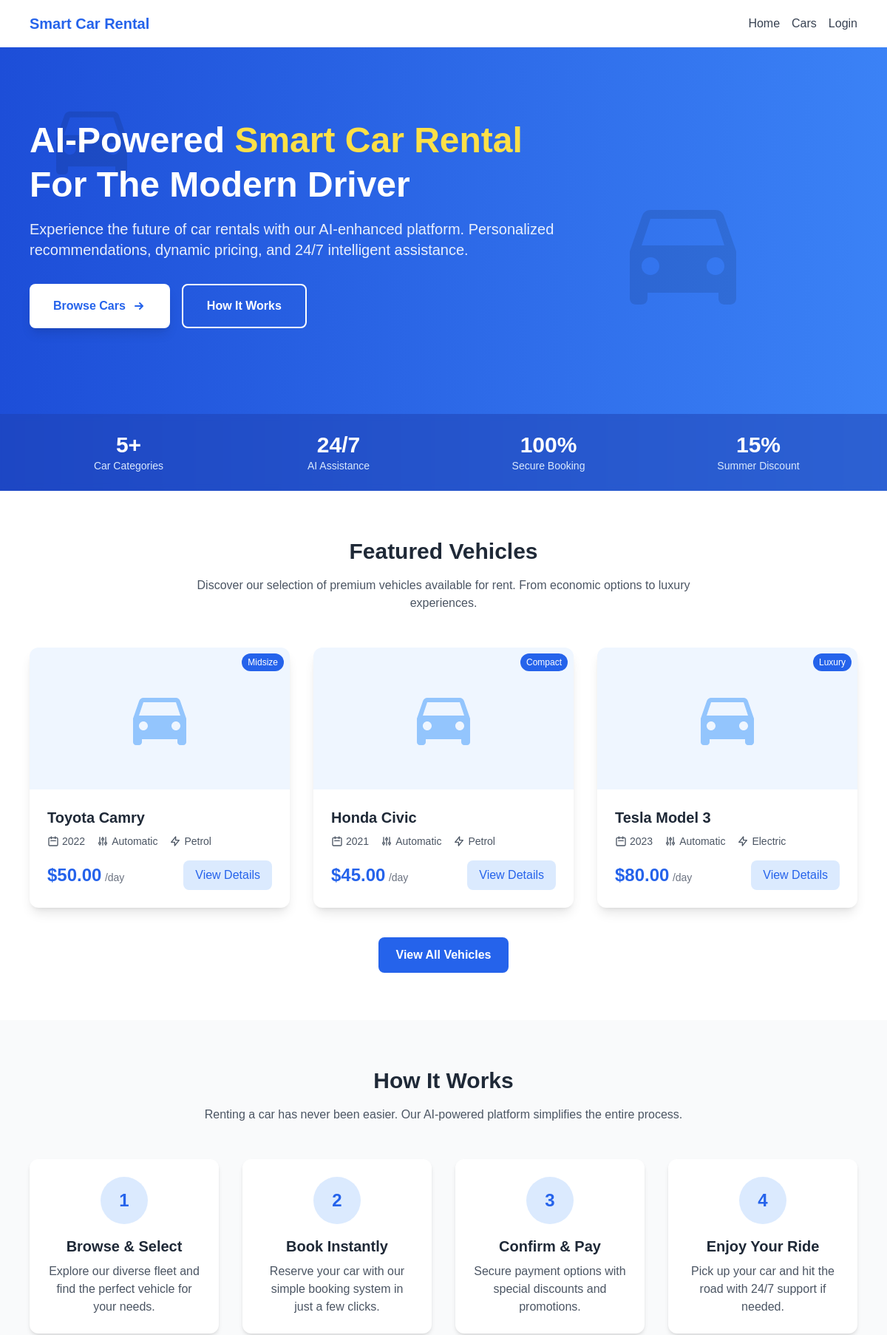
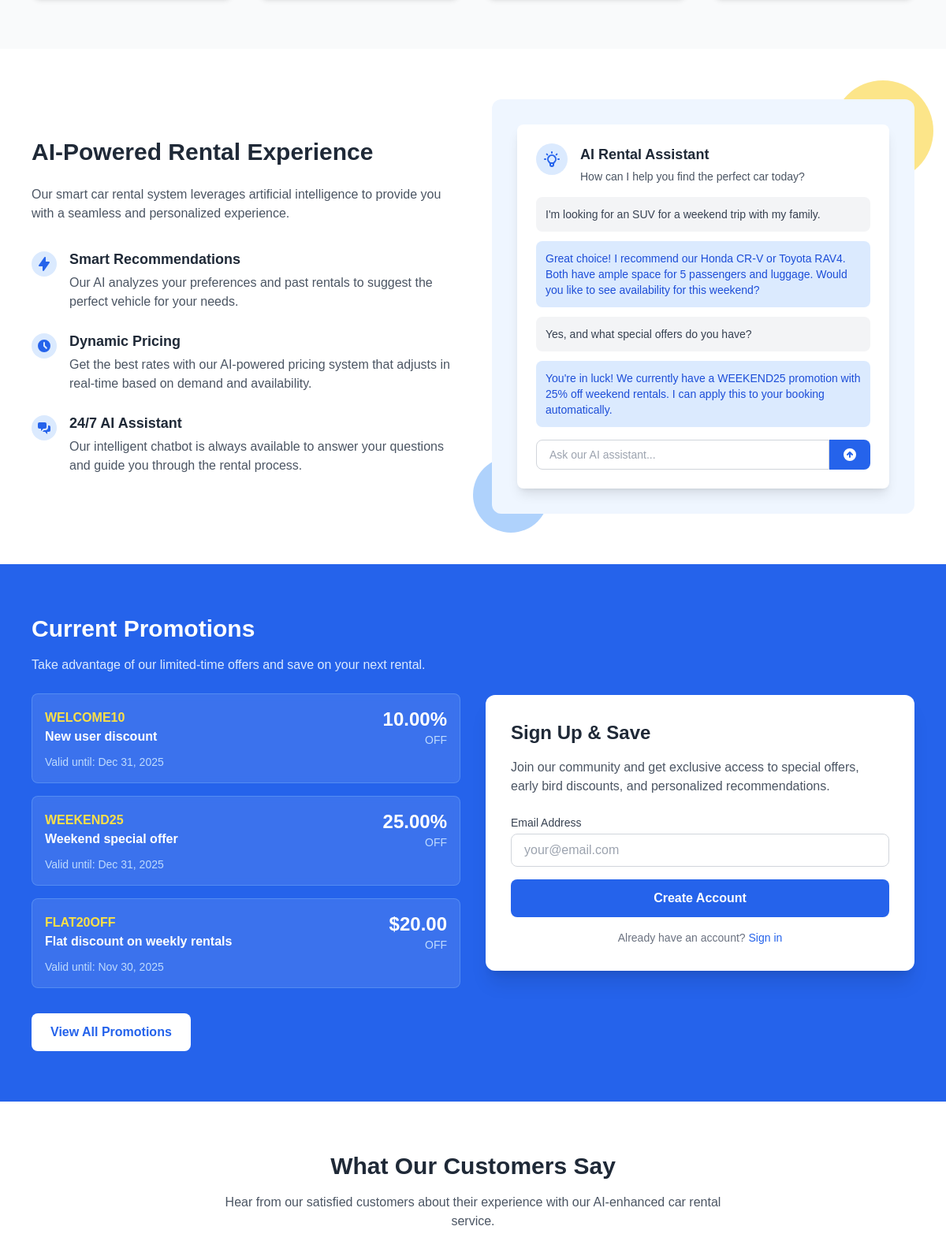
The page / (upper part) on the database its author committed (2 pictures, top to bottom).
### tables this page shows
CREATE TABLE IF NOT EXISTS cars (
    car_id INT PRIMARY KEY AUTO_INCREMENT,
    make VARCHAR(50) NOT NULL,
    model VARCHAR(50) NOT NULL,
    year INT NOT NULL,
    registration_number VARCHAR(20) UNIQUE NOT NULL,
    daily_rate DECIMAL(10,2) NOT NULL,
    status ENUM('available', 'rented', 'maintenance') DEFAULT 'available',
    image_url VARCHAR(255),
    features TEXT,
    created_at TIMESTAMP DEFAULT CURRENT_TIMESTAMP
);

CREATE TABLE IF NOT EXISTS `car_categories` (
  `category_id` int(11) NOT NULL AUTO_INCREMENT,
  `name` varchar(50) NOT NULL,
  `description` text DEFAULT NULL,
  `created_at` timestamp NULL DEFAULT current_timestamp(),
  PRIMARY KEY (`category_id`),
  UNIQUE KEY `name` (`name`)
);

CREATE TABLE IF NOT EXISTS `promotions` (
  `promotion_id` int(11) NOT NULL AUTO_INCREMENT,
  `code` varchar(20) NOT NULL,
  `description` text DEFAULT NULL,
  `discount_percentage` decimal(5,2) DEFAULT NULL,
  `discount_amount` decimal(10,2) DEFAULT NULL,
  `start_date` date NOT NULL,
  `end_date` date NOT NULL,
  `is_active` tinyint(1) DEFAULT 1,
  `created_at` timestamp NULL DEFAULT current_timestamp(),
  PRIMARY KEY (`promotion_id`),
  UNIQUE KEY `code` (`code`)
);

### views/home.php (the view, shortened to what the rows shown need)
<?php require 'views/layouts/header.php'; ?>
<div class="bg-white">
    <div class="relative bg-gradient-to-r from-blue-700 to-blue-500 h-[600px] overflow-hidden">
        <div class="max-w-6xl mx-auto px-4 py-24 relative z-10">
            <div class="md:w-2/3">
                <h1 class="text-5xl font-bold text-white mb-4 leading-tight">
                    AI-Powered <span class="text-yellow-300">Smart Car Rental</span> For The Modern Driver
                </h1>
            </div>
        </div>
    </div>
    <div class="max-w-6xl mx-auto px-4 py-16">
        <div class="text-center mb-12">
            <h2 class="text-3xl font-bold text-gray-800 mb-4">Featured Vehicles</h2>
        </div>
        <div class="grid grid-cols-1 md:grid-cols-3 gap-8">
            <?php
            $db = new Database();
            $conn = $db->connect();
            $sql = "SELECT c.*, cc.name as category_name
                    FROM cars c
                    LEFT JOIN car_categories cc ON c.category_id = cc.category_id
                    WHERE c.status = 'available'
                    ORDER BY c.created_at DESC LIMIT 3";
            $result = $conn->query($sql);
            if ($result && $result->num_rows > 0) {
                while($car = $result->fetch_assoc()) {
            ?>
            <div class="bg-white rounded-xl shadow-lg overflow-hidden transition-transform hover:scale-105 hover:shadow-xl">
                <div class="h-48 bg-gray-200 relative">
                    <?php if($car['image_url']): ?>
                        <img src="<?php echo $car['image_url']; ?>" alt="<?php echo $car['make'] . ' ' . $car['model']; ?>" class="w-full h-full object-cover">
                    <?php else: ?>
                        <div class="flex items-center justify-center h-full bg-blue-50">
                        </div>
                    <?php endif; ?>
                    <?php if(isset($car['category_name'])): ?>
                        <span class="absolute top-2 right-2 bg-blue-600 text-white text-xs px-2 py-1 rounded-full"><?php echo $car['category_name']; ?></span>
                    <?php endif; ?>
                </div>
                <div class="p-6">
                    <h3 class="text-xl font-bold text-gray-800"><?php echo $car['make'] . ' ' . $car['model']; ?></h3>
                    <div class="flex items-center text-gray-600 text-sm mt-2 space-x-4">
                        <span class="flex items-center">
                            <svg xmlns="http://www.w3.org/2000/svg" class="h-4 w-4 mr-1" fill="none" viewBox="0 0 24 24" stroke="currentColor">
                                <path stroke-linecap="round" stroke-linejoin="round" stroke-width="2" d="M8 7V3m8 4V3m-9 8h10M5 21h14a2 2 0 002-2V7a2 2 0 00-2-2H5a2 2 0 00-2 2v12a2 2 0 002 2z" />
                            </svg>
                            <?php echo $car['year']; ?>
                        </span>
                        <?php if(isset($car['transmission'])): ?>
                        <span class="flex items-center">
                            <?php echo ucfirst($car['transmission']); ?>
                        </span>
                        <?php endif; ?>
                        <?php if(isset($car['fuel_type'])): ?>
                        <span class="flex items-center">
                            <svg xmlns="http://www.w3.org/2000/svg" class="h-4 w-4 mr-1" fill="none" viewBox="0 0 24 24" stroke="currentColor">
                                <path stroke-linecap="round" stroke-linejoin="round" stroke-width="2" d="M13 10V3L4 14h7v7l9-11h-7z" />
                            </svg>
                            <?php echo ucfirst($car['fuel_type']); ?>
                        </span>
                        <?php endif; ?>
                    </div>
                    <div class="mt-4 flex justify-between items-center">
                        <div>
                            <span class="text-2xl font-bold text-blue-600">$<?php echo $car['daily_rate']; ?></span>
                            <span class="text-gray-500 text-sm">/day</span>
                        </div>
                        <a href="index.php?page=cars&action=view&id=<?php echo $car['car_id']; ?>" class="bg-blue-100 text-blue-600 px-4 py-2 rounded-lg font-medium hover:bg-blue-200 transition">
                            View Details
                        </a>
                    </div>
                </div>
            </div>
            <?php
                }
            } else {
            ?>
            <div class="col-span-3 text-center py-8">
                <p class="text-gray-500">No cars available at the moment. Please check back later.</p>
            </div>
            <?php
            }
            ?>
        </div>
    </div>
    <div id="how-it-works" class="bg-gray-50 py-16">
        <div class="max-w-6xl mx-auto px-4">
            <div class="text-center mb-12">
                <h2 class="text-3xl font-bold text-gray-800 mb-4">How It Works</h2>
            </div>
        </div>
    </div>
    <div class="max-w-6xl mx-auto px-4 py-16">
        <div class="grid grid-cols-1 md:grid-cols-2 gap-12 items-center">
            <div>
                <h2 class="text-3xl font-bold text-gray-800 mb-6">AI-Powered Rental Experience</h2>
            </div>
        </div>
    </div>
    <div class="bg-blue-600 py-16">
        <div class="max-w-6xl mx-auto px-4">
            <div class="grid grid-cols-1 md:grid-cols-2 gap-8 items-center">
                <div>
                    <h2 class="text-3xl font-bold text-white mb-4">Current Promotions</h2>
                    <?php
                    $sql = "SELECT * FROM promotions WHERE is_active = 1 AND end_date >= CURDATE() ORDER BY start_date ASC LIMIT 3";
                    $result = $conn->query($sql);
                    if ($result && $result->num_rows > 0) {
                        while($promo = $result->fetch_assoc()) {
                    ?>
                    <div class="bg-white bg-opacity-10 backdrop-blur-sm rounded-lg p-4 mb-4 border border-blue-300 border-opacity-30">
                        <div class="flex justify-between items-center">
                            <div>
                                <span class="text-yellow-300 font-bold"><?php echo $promo['code']; ?></span>
                                <h3 class="text-white font-semibold"><?php echo $promo['description']; ?></h3>
                            </div>
                            <div class="text-right">
                                <?php if($promo['discount_percentage']): ?>
                                <span class="text-2xl font-bold text-white"><?php echo $promo['discount_percentage']; ?>%</span>
                                <span class="text-blue-200 block text-sm">OFF</span>
                                <?php elseif($promo['discount_amount']): ?>
                                <span class="text-2xl font-bold text-white">$<?php echo $promo['discount_amount']; ?></span>
                                <span class="text-blue-200 block text-sm">OFF</span>
                                <?php endif; ?>
                            </div>
                        </div>
                        <div class="mt-2 text-sm text-blue-200">
                            Valid until: <?php echo date('M d, Y', strtotime($promo['end_date'])); ?>
                        </div>
                    </div>
                    <?php
                        }
                    }
                    ?>
                </div>
            </div>
        </div>
    </div>
    <div class="max-w-6xl mx-auto px-4 py-16">
        <div class="text-center mb-12">
            <h2 class="text-3xl font-bold text-gray-800 mb-4">What Our Customers Say</h2>
        </div>
</div>
<?php require 'views/layouts/footer.php'; ?>

### rows shown on the page
cars: category.name "Midsize", make "Toyota", model "Camry", year "2022", transmission "Automatic", fuel_type "Petrol", daily_rate "50.00"
cars: category.name "Compact", make "Honda", model "Civic", year "2021", transmission "Automatic", fuel_type "Petrol", daily_rate "45.00"
cars: category.name "Luxury", make "Tesla", model "Model 3", year "2023", transmission "Automatic", fuel_type "Electric", daily_rate "80.00"
promotions: code "WELCOME10", description "New user discount", discount_percentage "10.00", end_date "Dec 31, 2025"
promotions: code "WEEKEND25", description "Weekend special offer", discount_percentage "25.00", end_date "Dec 31, 2025"
promotions: code "FLAT20OFF", description "Flat discount on weekly rentals", discount_amount "20.00", end_date "Nov 30, 2025"
